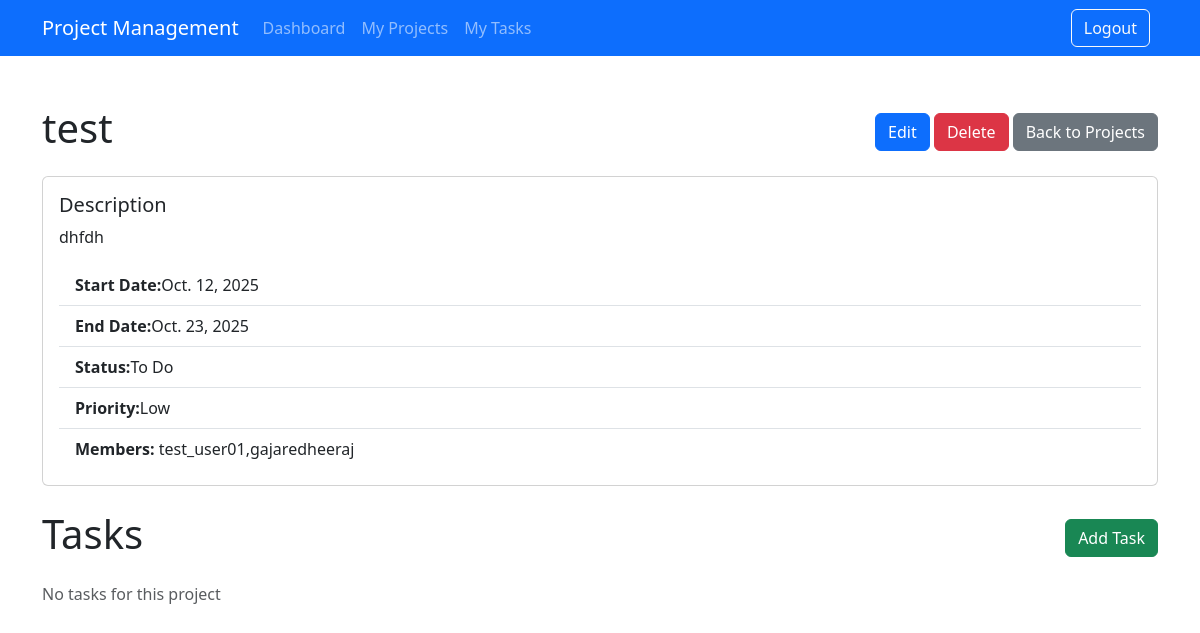
/project-flow/projects/3/ (signed in), run on the app's committed database.
### project_flow/models.py (models this page shows, shortened)
class Project(models.Model):
    STATUS_CHOICES = [('todo', 'To Do'), ('work_in_progress', 'In Progress'), ('complete', 'Completed'),('on_hold','On Hold')]
    PRIORITY_CHOICES = [('low', 'Low'), ('medium', 'Medium'), ('high', 'High')]
    title = models.CharField(max_length=255,verbose_name='Project Name')
    description = models.TextField(verbose_name='Project Description')
    start_date = models.DateField(verbose_name='Project Start Date')
    end_date = models.DateField(verbose_name='Project End Date')
    status = models.CharField(max_length=50,choices=STATUS_CHOICES,verbose_name='Project Status')
    priority=models.CharField(max_length=10, choices=PRIORITY_CHOICES,verbose_name='Project Priority')
    members = models.ManyToManyField(User, related_name='projects',verbose_name='Project Members')

### project_flow/views.py (the view)
# urls.py: path('projects/<int:pk>/',views.project_detail,name='project_detail'),
@login_required
def project_detail(request,pk):
    project=get_object_or_404(Project,pk=pk)
    member_usernames=project.members.values_list('username',flat=True)
    tasks_with_assignee=[]
    for task in project.tasks.all():
        assignee_name=task.assigned_to.username if task.assigned_to else 'Unassigned'
        tasks_with_assignee.append({
            'task':task,
            'assignee_name':assignee_name
        })
    return render(request=request,template_name='project_flow/project_detail.html',context={'project':project,'members_usernames':member_usernames})

### project_flow/templates/project_flow/project_detail.html (shortened to what this page needs)
{% extends 'project_flow_base.html' %}
{% block content %}
<div class="mb-3 d-flex justify-content-between align-items-center">
  <h1>{{project.title}}</h1>
  <div>
    <a href="{% url 'project_update' project.pk %}" class="btn btn-primary">Edit</a>
    <a href="{% url 'project_delete' project.pk %}" class="btn btn-danger">Delete</a>
    <a href="{% url 'dashboard'  %}" class="btn btn-secondary">Back to Projects</a>
  </div>
</div>
<div class="card mb-4">
  <div class="card-body">
    <h5 class="card-title">Description</h5>
    <p class="card-text">{{project.description}}</p>
    <ul class="list-group list-group-flush">
      <li class="list-group-item"><strong>Start Date:</strong>{{project.start_date}}</li>
      <li class="list-group-item"><strong>End Date:</strong>{{project.end_date}}</li>
      <li class="list-group-item"><strong>Status:</strong>{{project.get_status_display}}</li>
      <li class="list-group-item"><strong>Priority:</strong>{{project.get_priority_display}}</li>
      <li class="list-group-item"><strong>Members:</strong>
        {% if members_usernames %}
        {{members_usernames|join:","}}
        {% else %}
        <span class="text-muted">No members assigned</span>
        {% endif %}
      </li>
    </ul>
  </div>
</div>
<div class="mb-3 d-flex justify-content-between align-items-center">
  <h1>Tasks</h1>
  <a href="{% url 'task_create' project.pk %}" class="btn btn-success">Add Task</a>
</div>
{% if project.tasks.all %}
<table class="table table-striped">
  <thead>
    <tr>
      <th>Title</th>
      <th>Status</th>
      <th>Priority</th>
      <th>Due Date</th>
      <th>Assigned To</th>
      <th>Actions</th>
    </tr>
  </thead>
  <tbody>
    {% for task in project.tasks.all %}
    <tr>
      <td><a href="{% url 'task_detail' task.pk %}">{{ task.title}}</a></td>
      <td>{{task.get_status_display}}</td>
      <td>{{task.get_priority_display}}</td>
      <td>{{task.due_date}}</td>
      <td>
        {% if task.assigned_to %}
        {{task.assigned_to.username}}
        {% else %}
        Unassigned
        {% endif %}
      </td>
      <td>
        <a href="{% url 'task_update' task.pk %}" class="btn btn-sm btn-primary">Edit</a>
        <a href="{% url 'task_delete' task.pk %}" class="btn btn-sm btn-danger">Delete</a>
      </td>
    </tr>
    {% endfor %}
  </tbody>
</table>
{% else %}
<p class="text-muted">No tasks for this project</p>
{% endif %}
{% endblock %}

### data on the page
Project: title "test", description "dhfdh", start_date "Oct. 12, 2025", end_date "Oct. 23, 2025", status "To Do", priority "Low"

### other printed values
{{ members_usernames|join:"," }} "test_user01,gajaredheeraj"
